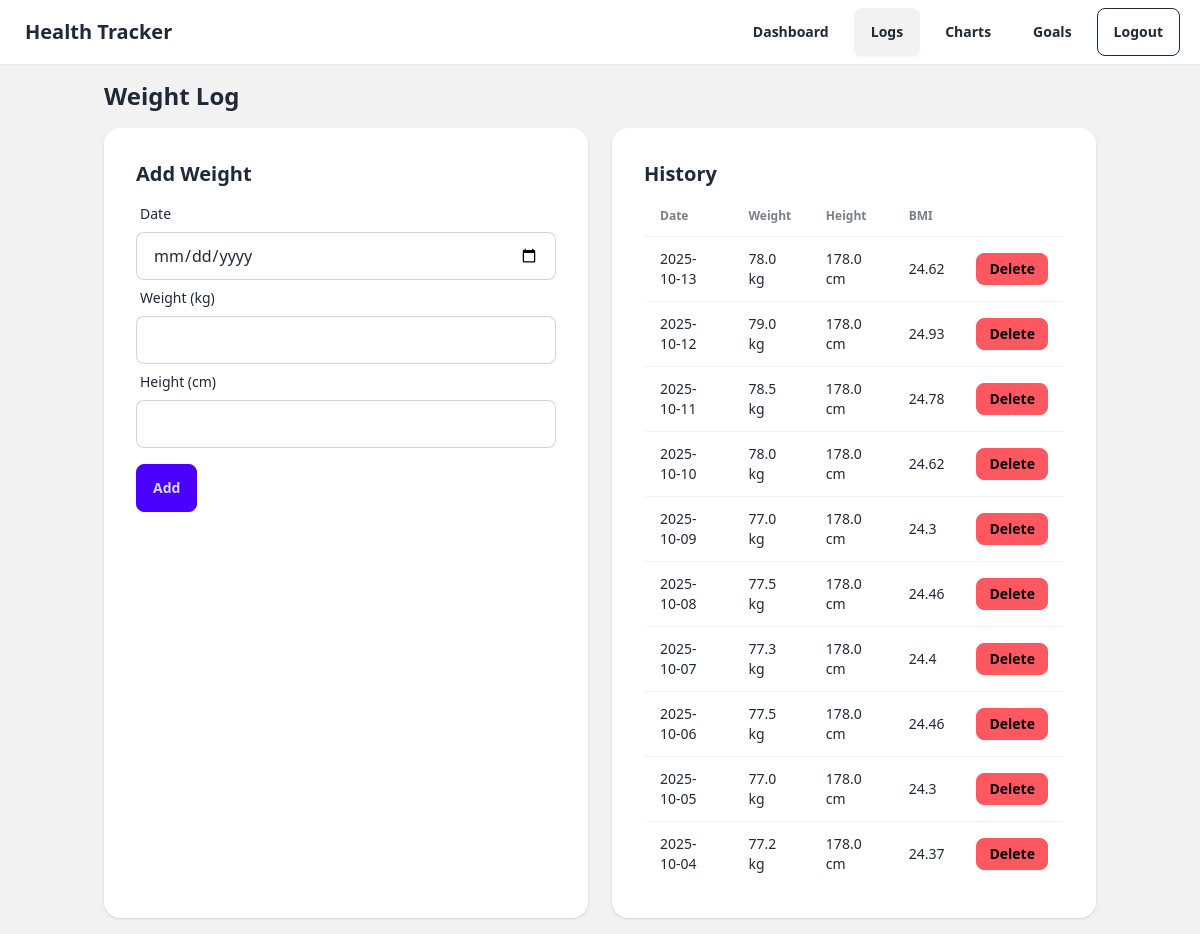
Page /weight (signed in) on the committed database.
### tables this page shows
CREATE TABLE weight_logs(
        id INTEGER PRIMARY KEY AUTOINCREMENT,
        user_id INTEGER NOT NULL,
        date TEXT NOT NULL,
        weight_kg REAL NOT NULL,
        height_cm REAL NOT NULL,
        bmi REAL NOT NULL,
        created_at TEXT NOT NULL,
        FOREIGN KEY(user_id) REFERENCES users(id)
    );

### app.py (the view, shortened to what this page needs)
@app.route("/weight", methods=["GET", "POST"])
@login_required
def weight():
    uid = session["user_id"]
    conn = get_db()
    rows = conn.execute("""SELECT * FROM weight_logs WHERE user_id=? ORDER BY date DESC, id DESC""", (uid,)).fetchall()
    conn.close()
    return render_template("weight_log.html", rows=rows)

### app.py (called while the page is built)
def get_db():
    conn = sqlite3.connect(DB_PATH)
    conn.row_factory = sqlite3.Row
    return conn

def login_required(view):
    @wraps(view)
    def wrapper(*args, **kwargs):
        if "user_id" not in session:
            return redirect(url_for("auth"))
        return view(*args, **kwargs)
    return wrapper

@app.context_processor
def inject_csrf():
    from flask_wtf.csrf import generate_csrf
    return dict(csrf_token=generate_csrf)

### templates/weight_log.html (shortened to what this page needs)
{% extends "base.html" %}
{% block content %}
<h2 class="text-2xl font-semibold mb-4">Weight Log</h2>
<div class="grid md:grid-cols-2 gap-6">
  <div class="card bg-base-100 shadow"><div class="card-body">
    <h3 class="card-title">Add Weight</h3>
    <form method="post">
      <label class="form-control">
        <div class="label"><span class="label-text">Date</span></div>
        <input name="date" type="date" required class="input input-bordered"/>
      </label>
      <label class="form-control">
        <div class="label"><span class="label-text">Weight (kg)</span></div>
        <input name="weight_kg" type="number" step="0.1" min="1" required class="input input-bordered"/>
      </label>
      <label class="form-control">
        <div class="label"><span class="label-text">Height (cm)</span></div>
        <input name="height_cm" type="number" step="0.1" min="1" required class="input input-bordered"/>
      </label>
      <button class="btn btn-primary mt-4">Add</button>
    </form>
  </div></div>
  <div class="card bg-base-100 shadow overflow-x-auto">
    <div class="card-body">
      <h3 class="card-title">History</h3>
      <table class="table">
        <thead><tr><th>Date</th><th>Weight</th><th>Height</th><th>BMI</th><th></th></tr></thead>
        <tbody>
          {% for r in rows %}
          <tr>
            <td>{{ r.date }}</td>
            <td>{{ r.weight_kg }} kg</td>
            <td>{{ r.height_cm }} cm</td>
            <td>{{ r.bmi }}</td>
            <td>
              <form method="post" action="{{ url_for('weight_delete', rid=r.id) }}" onsubmit="return confirm('Delete this record?');">
                <button class="btn btn-sm btn-error">Delete</button>
              </form>
            </td>
          </tr>
          {% else %}
          <tr><td colspan="5">No records</td></tr>
          {% endfor %}
        </tbody>
      </table>
    </div>
  </div>
</div>
{% endblock %}

### templates/base.html (shortened to what this page needs)
<!doctype html>
<html lang="en" data-theme="light">
<head>
  <script src="https://cdn.tailwindcss.com"></script>
  <link href="https://cdn.jsdelivr.net/npm/daisyui@4.12.10/dist/full.min.css" rel="stylesheet"/>
</head>
<body class="bg-base-200">
  <div class="navbar bg-base-100 shadow-sm sticky top-0 z-50">
    <div class="flex-1">
      <a href="{{ url_for('dashboard') }}" class="btn btn-ghost normal-case text-xl">Health Tracker</a>
    </div>
    <div class="flex-none gap-2 pr-3">
      {% if session.get('user_id') %}
        <a class="btn btn-ghost" href="{{ url_for('dashboard') }}">Dashboard</a>
        <div class="dropdown dropdown-end">
          <label tabindex="0" class="btn">Logs</label>
        </div>
        <a class="btn btn-ghost" href="{{ url_for('charts') }}">Charts</a>
        <a class="btn btn-ghost" href="{{ url_for('goals') }}">Goals</a>
        <a class="btn btn-outline" href="{{ url_for('logout') }}">Logout</a>
      {% else %}
        <a class="btn btn-primary" href="{{ url_for('auth') }}">Login / Register</a>
      {% endif %}
    </div>
  </div>
  <main class="container mx-auto p-4">
    {% block content %}{% endblock %}
  </main>
</body>
</html>

### rows in the picture
weight_logs: date "2025-10-13", weight_kg "78.0", height_cm "178.0", bmi "24.62"
weight_logs: date "2025-10-12", weight_kg "79.0", height_cm "178.0", bmi "24.93"
weight_logs: date "2025-10-11", weight_kg "78.5", height_cm "178.0", bmi "24.78"
weight_logs: date "2025-10-10", weight_kg "78.0", height_cm "178.0", bmi "24.62"
weight_logs: date "2025-10-09", weight_kg "77.0", height_cm "178.0", bmi "24.3"
weight_logs: date "2025-10-08", weight_kg "77.5", height_cm "178.0", bmi "24.46"
weight_logs: date "2025-10-07", weight_kg "77.3", height_cm "178.0", bmi "24.4"
weight_logs: date "2025-10-06", weight_kg "77.5", height_cm "178.0", bmi "24.46"
weight_logs: date "2025-10-05", weight_kg "77.0", height_cm "178.0", bmi "24.3"
weight_logs: date "2025-10-04", weight_kg "77.2", height_cm "178.0", bmi "24.37"
